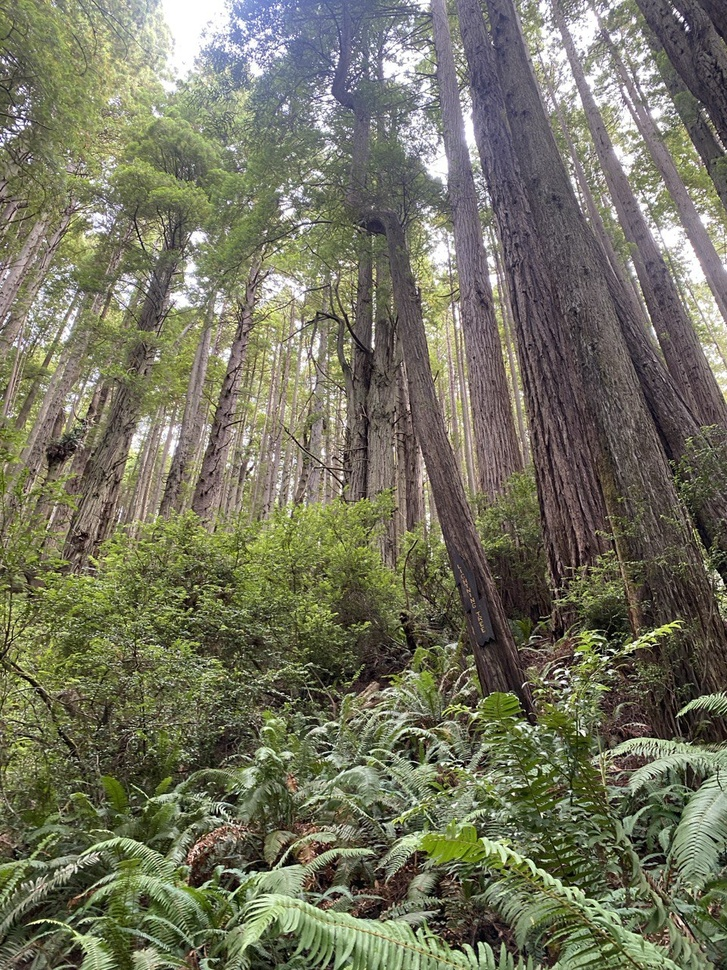
#> input picture Puzzles/Greenery/down.jpg, 727 x 970 px, shrunk from 960 x 1280 before the run, found by its file name
$ python Trunk.py
#> lines starting #> are read from the running program, lines starting #| are printed output that depends on the picture; after the words box and inside, x2 and y2 are one past the last pixel; in counts of white or black regions, pixels touching at a corner belong together
import cv2 as cv
import numpy as np
image_path_1=r"D:\Journey\CV\Puzzles\Greenery\up.jpg"
image_path_2=r"D:\Journey\CV\Puzzles\Greenery\down.jpg"
image=cv.imread(image_path_2)
#> image is the input picture: shape (970, 727, 3); mean B, G, R 95.2, 115, 114.8
hsv=cv.cvtColor(image,cv.COLOR_BGR2HSV)
#> hsv: shape (970, 727, 3); mean H, S, V 50.3, 67.2, 120.1
'''For Up image'''
brown_lower = np.array([0, 0, 30],dtype=np.uint8)
brown_upper = np.array([255, 255, 200],dtype=np.uint8)
'''
brown_lower = np.array([ 0 , 0 ,81],dtype=np.uint8)
brown_upper = np.array([136,37,103],dtype=np.uint8)
'''
mask=cv.inRange(hsv,brown_lower,brown_upper)
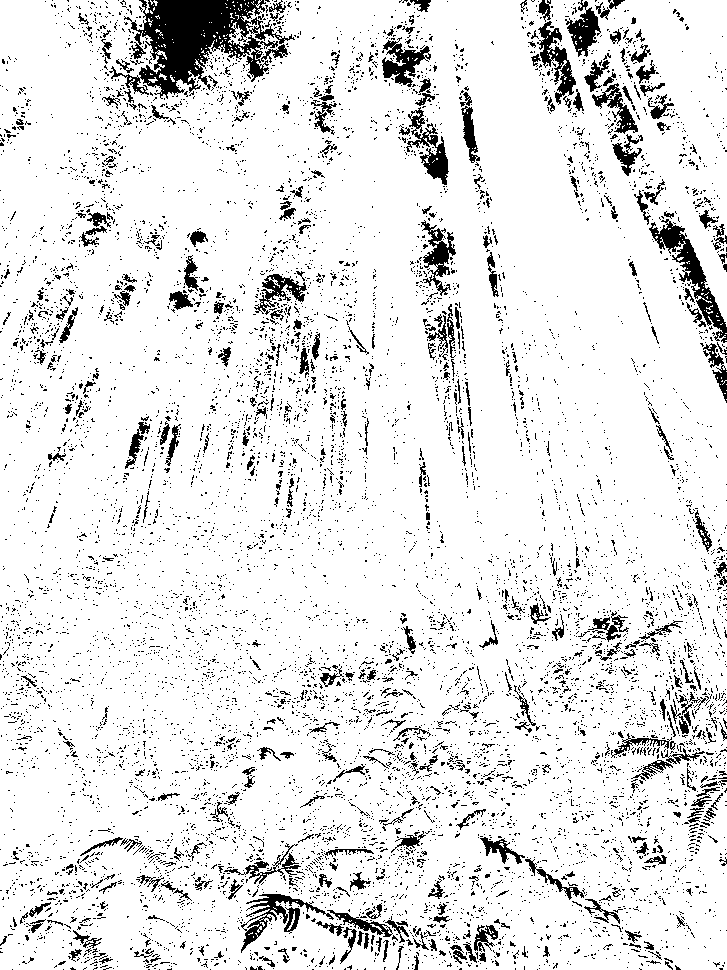
#> mask: shape (970, 727); 89.8% white; 9414 black regions (8972 under 20 px), largest, box (x1, y1, x2, y2) and area: (109, 0, 295, 99) 8232, (649, 219, 727, 343) 2082, (406, 107, 449, 185) 1135
hsv[mask>0,1]=np.clip(hsv[mask>0,1]*2.1,0,255)
#> hsv: shape (970, 727, 3); mean H, S, V 50.3, 126.5, 120.1
hsv[mask>0,2]=np.clip(hsv[mask>0,2]*1.7,0,255)
#> hsv: shape (970, 727, 3); mean H, S, V 50.3, 126.5, 184.4
enhanced=cv.cvtColor(hsv,cv.COLOR_HSV2BGR)
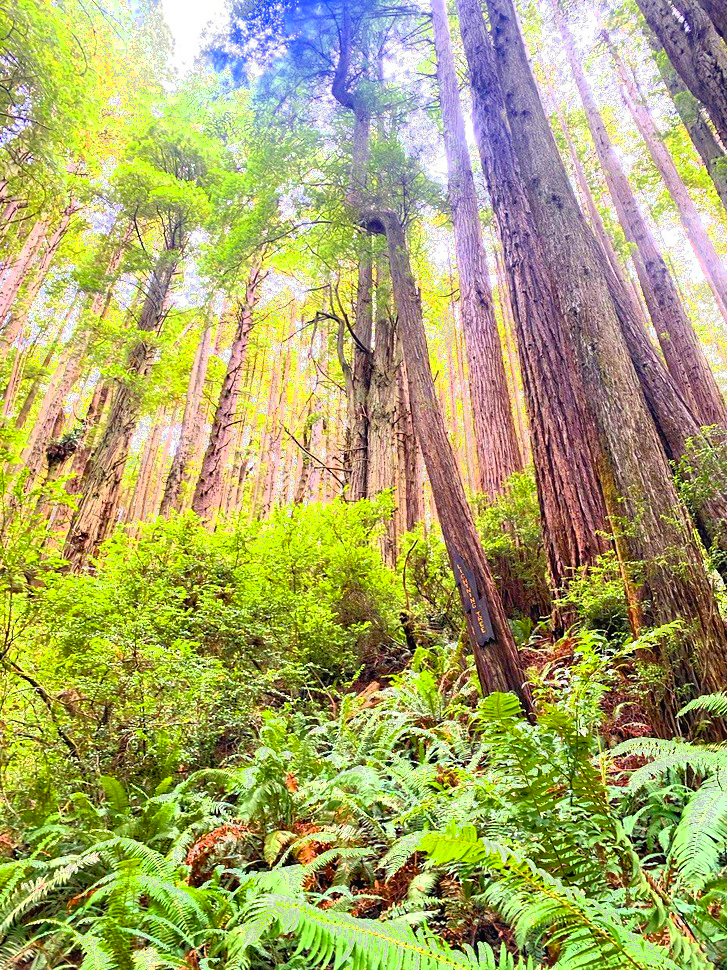
#> enhanced: shape (970, 727, 3); mean B, G, R 106.4, 167.3, 168
combined=np.hstack([image,enhanced])
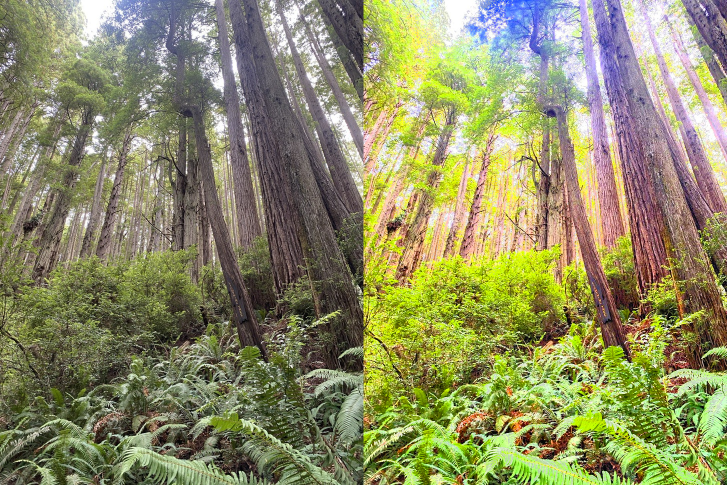
#> combined: shape (970, 1454, 3) (shown at 1/2 size); mean B, G, R 100.8, 141.1, 141.4
cv.imwrite("Combined_Image_Trunk_HSV.jpg",combined)

$ run again, with Puzzles/Greenery/Enhanced_Greenery_RGB.jpg copied over Puzzles/Greenery/down.jpg
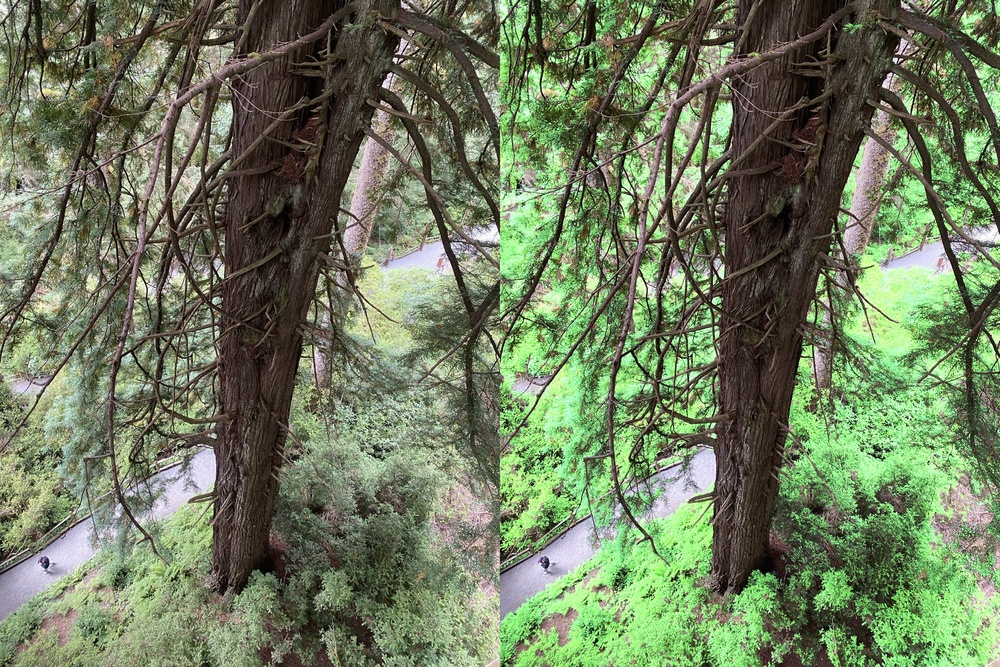
#> input picture Puzzles/Greenery/Enhanced_Greenery_RGB.jpg, 1000 x 667 px, shrunk from 1920 x 1280 before the run, found by its file name
#> image is the input picture: shape (667, 1000, 3); mean B, G, R 94, 123.8, 111.1
#> `mask=cv.inRange(hsv,brown_lower,brown_upper)`:
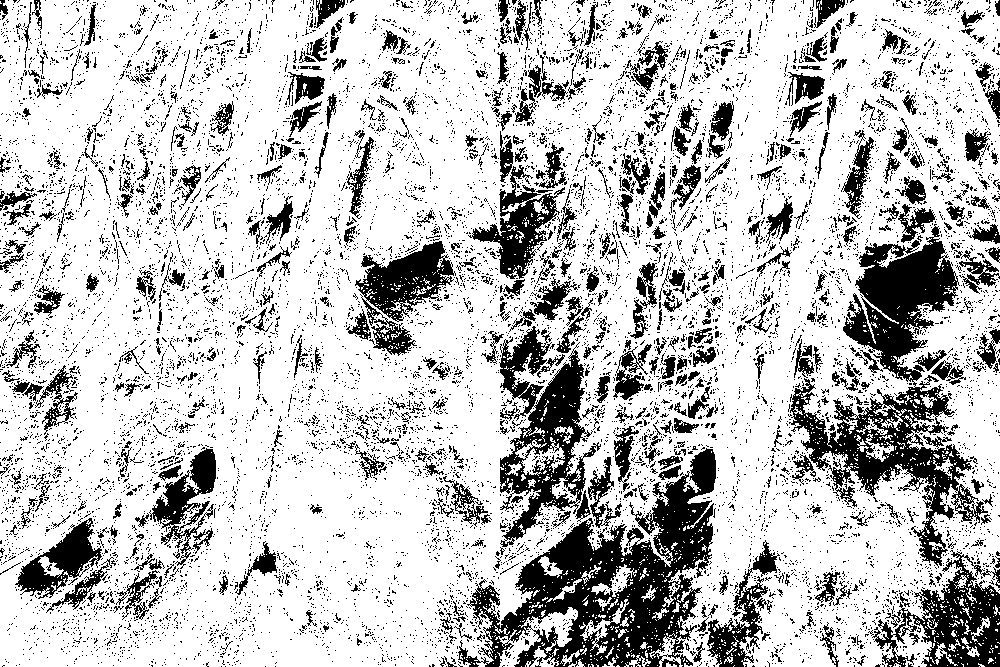
#> mask: shape (667, 1000); 76.5% white; 11380 black regions (10777 under 20 px), largest, box (x1, y1, x2, y2) and area: (458, 448, 716, 667) 21426, (789, 224, 988, 568) 19401, (499, 326, 601, 547) 8692
#> `combined=np.hstack([image,enhanced])`:
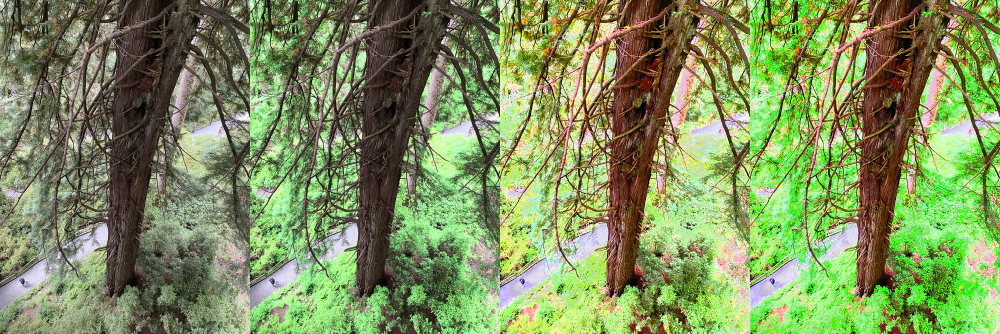
#> combined: shape (667, 2000, 3) (shown at 1/2 size); mean B, G, R 93.5, 144.1, 126.7
